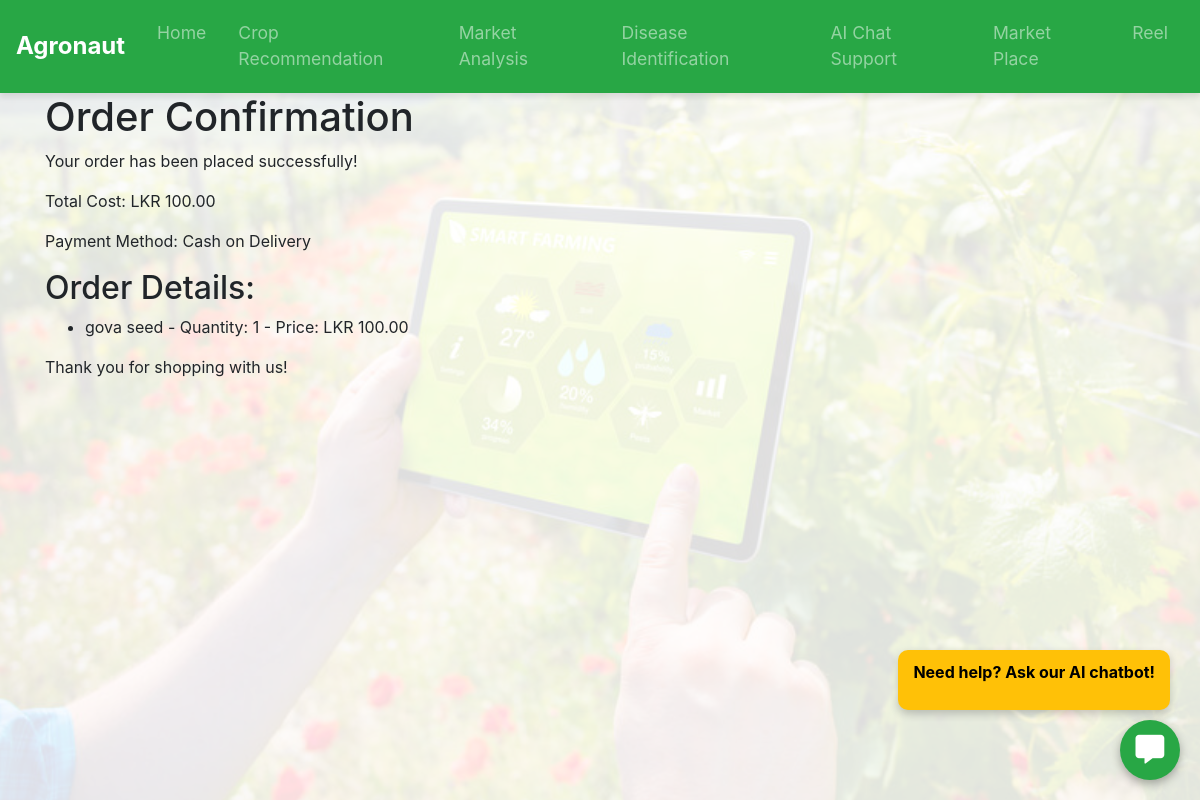
The page /market_place/order-confirmation/37/ (signed in) on the database its author committed.
### market_place/models.py (models this page shows, shortened)
class Order(models.Model):
    PAYMENT_METHOD_CHOICES = [
        ('cod', 'Cash on Delivery'),
        ('card', 'Card Payment'),
    ]
    STATUS_CHOICES = [
        ('processed', 'Processed'),
        ('shipped', 'Shipped'),
        ('delivered', 'Delivered'),
    ]
    buyer = models.ForeignKey(Profile, on_delete=models.CASCADE, related_name='orders')
    total_cost = models.DecimalField(max_digits=10, decimal_places=2)
    payment_method = models.CharField(max_length=10, choices=PAYMENT_METHOD_CHOICES)
    status = models.CharField(max_length=10, choices=STATUS_CHOICES, default='processed')
    created_at = models.DateTimeField(auto_now_add=True)
    is_confirmed = models.BooleanField(default=False)

class OrderItem(models.Model):
    order = models.ForeignKey(Order, on_delete=models.CASCADE, related_name='order_items')
    item = models.ForeignKey(Item, on_delete=models.CASCADE)
    quantity = models.PositiveIntegerField(default=1)
    price_at_purchase = models.DecimalField(max_digits=10, decimal_places=2)

class Item(models.Model):
    CATEGORY_CHOICES = [
        ('equipment', 'Equipment'),
        ('crop', 'Crop'),
        ('fertilizer', 'Fertilizer'),
        ('pesticides', 'Pesticides'),
        ('other', 'Other'),
    ]
    seller = models.ForeignKey(Profile, on_delete=models.CASCADE, related_name='items')
    name = models.CharField(max_length=255)
    description = models.TextField()
    price = models.DecimalField(max_digits=10, decimal_places=2)
    stock = models.PositiveIntegerField()
    image = models.ImageField(upload_to=UniqueImageName(), null=True, blank=True)
    category = models.CharField(max_length=255, choices=CATEGORY_CHOICES, blank=True, null=True)

### market_place/views.py (the view)
# urls.py: path('order-confirmation/<int:order_id>/', views.order_confirmation, name='order_confirmation'),
@login_required
def order_confirmation(request, order_id):
    order = get_object_or_404(Order, id=order_id)
    ordered_items = order.order_items.all()
    context = {
        'order': order,
        'ordered_items': ordered_items,
    }
    return render(request, 'order_confirmation.html', context)

### market_place/templates/order_confirmation.html
{% extends 'base.html' %}
{% block content %}
<div class="container">
    <h1>Order Confirmation</h1>
    <p>Your order has been placed successfully!</p>
    <p>Total Cost: LKR {{ order.total_cost }}</p>
    <p>Payment Method: {{ order.get_payment_method_display }}</p>
    <h2>Order Details:</h2>
    <ul>
        {% for order_item in order.order_items.all %}
            <li>{{ order_item.item.name }} - Quantity: {{ order_item.quantity }} - Price: LKR {{ order_item.price_at_purchase }}</li>
        {% endfor %}
    </ul>
    <p>Thank you for shopping with us!</p>
</div>
{% endblock %}

### rows shown on the page
Order: total_cost "100.00", payment_method "Cash on Delivery"
OrderItem: item.name "gova seed", quantity "1", price_at_purchase "100.00"
